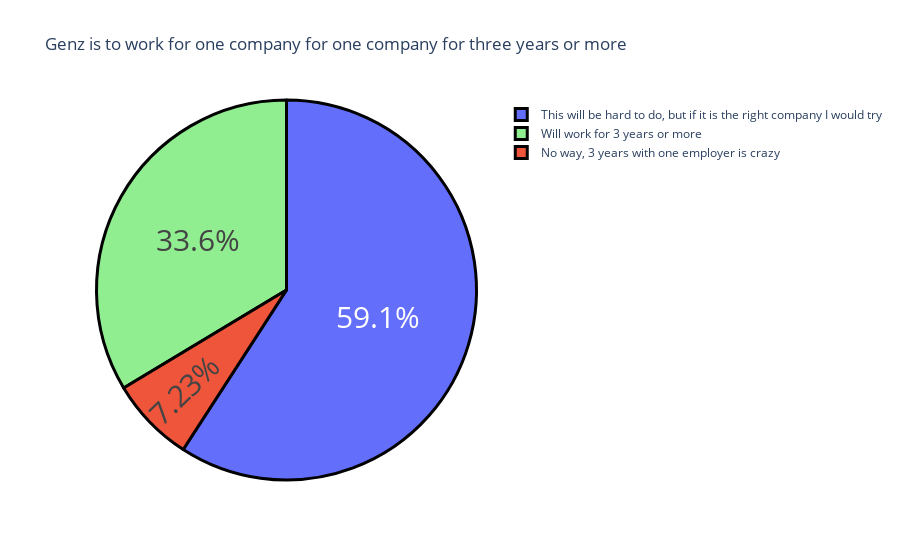

Here is the notebook cell this chart was saved with:
### Markdown cell above
How likely Genz is to work for one company for one company for three years or more

### Code cell
country = data['How likely is that you will work for one employer for 3 years or more ?'].value_counts()
label = country.index
counts = country.values
colors = ['orang','lightgreen']
fig = go.Figure(data = [go.Pie(labels = label,values = counts)])
fig.update_layout(title_text = "Genz is to work for one company for one company for three years or more  ")
fig.update_traces(hoverinfo= 'label+value',textinfo='percent',textfont_size = 30,marker = dict(colors = colors ,line = dict(color = 'black' ,width = 3 ) ) )
pio.show(fig)

### Figure 1 — Plotly figure (JSON) as saved in the notebook; plotly's stock layout.template omitted (floating-point values rounded to 4 significant figures)
{"data": [{"hoverinfo": "label+value", "labels": ["This will be hard to do, but if it is the right company I would try", "Will work for 3 years or more", "No way, 3 years with one employer is crazy"], "marker": {"colors": ["orang", "lightgreen"], "line": {"color": "black", "width": 3}}, "textfont": {"size": 30}, "textinfo": "percent", "type": "pie", "values": [139, 79, 17]}], "layout": {"autosize": true, "title": {"text": "Genz is to work for one company for one company for three years or more  "}}}
